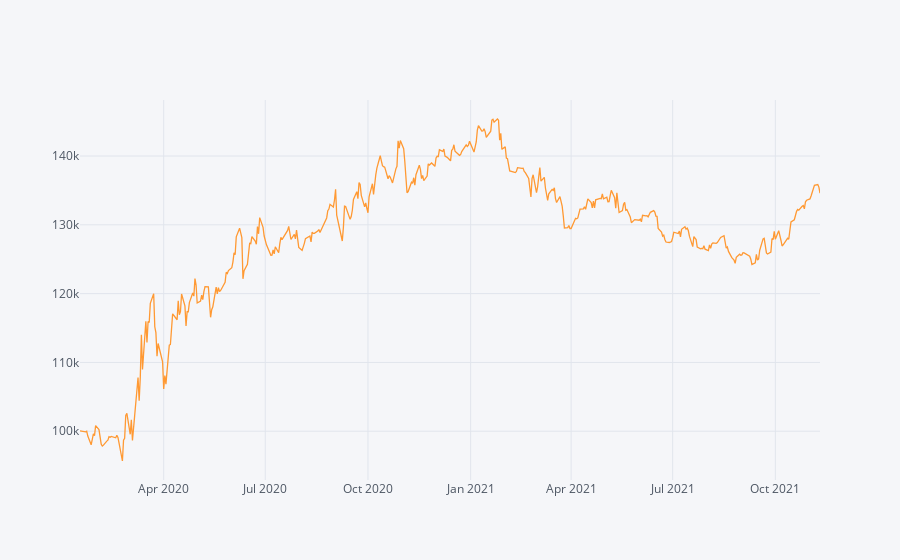

Notebook cell for this chart:
### Code cell
#Todo:
r_df = results['result_df']


# Calculate the Absolute Return of our trend-following trading strategy
absolute_return_tf = (r_df['account_val'].iloc[-1]-starting_capital)/starting_capital
print(f"absolute_return_tf: % {np.round(absolute_return_tf,2)*100}")

# Calculate the CAGR or our trend-following trading strategy
CAGR_tf = ((r_df['account_val'].iloc[-1] /starting_capital)**(252/len(df)))-1
print(f"CAGR_tf: % {np.round(CAGR_tf,2)*100}")

# Calculate the IR (Sharpe without RF-rate) of our trend-following trading strategy
information_ratio_tf = (r_df.account_val.pct_change().mean()/r_df.account_val.pct_change().std())*((252) **0.5)
print(f"information_ratio_tf: % {np.round(information_ratio_tf,4)}")

#Plot the equity curve (hint: use 'account_val')
r_df.account_val.iplot()

### Figure 1 — Plotly figure (JSON) as saved in the notebook; plotly's stock layout.template omitted (floating-point values rounded to 4 significant figures; data arrays with more than 128 entries replaced by an {"elided": "..."} marker saying what was removed)
{"data": [{"name": "account_val", "text": "", "mode": "lines", "y": {"elided": "459 float values"}, "x": {"elided": "459 str values"}, "line": {"color": "rgba(255, 153, 51, 1.0)", "dash": "solid", "shape": "linear", "width": 1.3}, "type": "scatter"}], "layout": {"title": {"font": {"color": "#4D5663"}}, "paper_bgcolor": "#F5F6F9", "plot_bgcolor": "#F5F6F9", "yaxis": {"tickfont": {"color": "#4D5663"}, "zerolinecolor": "#E1E5ED", "title": {"text": "", "font": {"color": "#4D5663"}}, "gridcolor": "#E1E5ED", "showgrid": true}, "xaxis": {"tickfont": {"color": "#4D5663"}, "zerolinecolor": "#E1E5ED", "title": {"text": "", "font": {"color": "#4D5663"}}, "gridcolor": "#E1E5ED", "showgrid": true}, "legend": {"bgcolor": "#F5F6F9", "font": {"color": "#4D5663"}}}}
